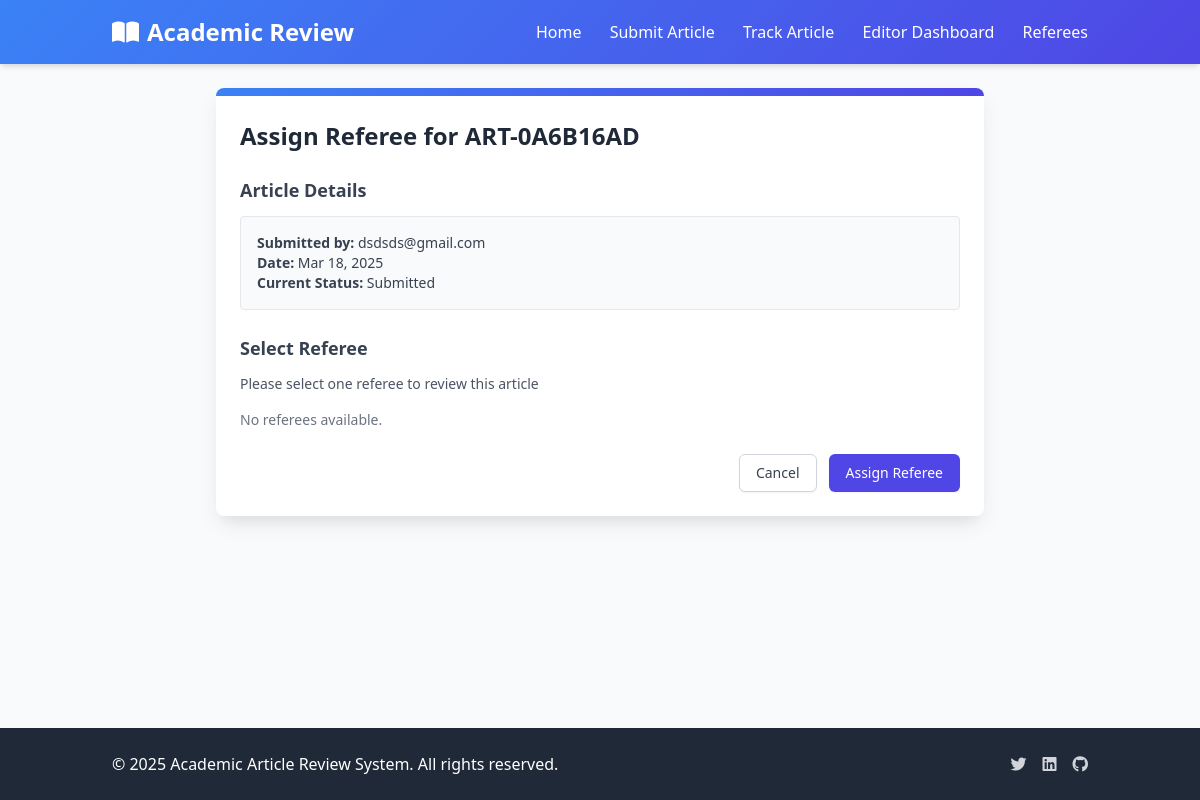
The page /editor/article/12/assign/ on the database its author committed.
### articles/models.py (models this page shows, shortened)
class Article(models.Model):
    STATUS_CHOICES = (
        ('submitted', 'Submitted'),
        ('under_review', 'Under Review'),
        ('revision_required', 'Revision Required'),
        ('accepted', 'Accepted'),
        ('rejected', 'Rejected'),
    )
    title = models.CharField(max_length=255, null=True, blank=True)
    tracking_code = models.CharField(max_length=20, unique=True, editable=False)
    email = models.EmailField()
    file = models.FileField(upload_to='articles/')
    anonymized_file = models.FileField(upload_to='anonymized_articles/', null=True, blank=True)
    status = models.CharField(max_length=50, choices=STATUS_CHOICES, default='submitted')
    submission_date = models.DateTimeField(auto_now_add=True)
    last_updated = models.DateTimeField(auto_now=True)
    referee = models.ForeignKey('Referee', on_delete=models.SET_NULL, null=True, blank=True, related_name='assigned_articles')
    extracted_authors = models.TextField(blank=True, null=True, help_text="Automatically extracted author names")
    extracted_institutions = models.TextField(blank=True, null=True, help_text="Automatically extracted institutions")
    extracted_keywords = models.TextField(blank=True, null=True, help_text="Automatically extracted keywords")
    anonymization_map = models.TextField(blank=True, null=True, help_text="JSON mapping of original text to anonymized text")
    is_anonymized = models.BooleanField(default=False, help_text="Whether the article has been anonymized")

### articles/views.py (the view, shortened to what this page needs)
# urls.py: path('editor/article/<int:article_id>/assign/', views.assign_referee, name='assign_referee'),
def assign_referee(request, article_id):
    article = get_object_or_404(Article, id=article_id)
    referees = Referee.objects.all()
    return render(request, 'articles/editor/assign_referee.html', {
        'article': article,
        'referees': referees
    })

### templates/articles/editor/assign_referee.html (shortened to what this page needs)
{% extends 'articles/base.html' %}
{% block content %}
<div class="max-w-3xl mx-auto">
    <div class="bg-white rounded-lg shadow-card overflow-hidden">
        <div class="gradient-bg h-2"></div>
        <div class="p-6">
            <h1 class="text-2xl font-bold mb-6 text-gray-800">Assign Referee for {{ article.tracking_code }}</h1>
            <form method="post" action="{% url 'assign_referee' article.id %}" autocomplete="false">
                <div class="mb-6">
                    <h2 class="text-lg font-semibold mb-3 text-gray-700">Article Details</h2>
                    <div class="bg-gray-50 p-4 rounded border border-gray-200">
                        <p class="text-sm text-gray-700"><strong>Submitted by:</strong> {{ article.email }}</p>
                        <p class="text-sm text-gray-700"><strong>Date:</strong> {{ article.submission_date|date:"M d, Y" }}</p>
                        <p class="text-sm text-gray-700"><strong>Current Status:</strong> {{ article.get_status_display }}</p>
                    </div>
                </div>
                <div class="mb-6">
                    <h2 class="text-lg font-semibold mb-3 text-gray-700">Select Referee</h2>
                    <p class="text-sm text-gray-600 mb-4">Please select one referee to review this article</p>
                    <div class="space-y-2">
                        {% for referee in referees %}
                        <div class="flex items-center">
                            <input type="radio" id="referee-{{ referee.id }}" name="referee" value="{{ referee.id }}"
                                {% if article.referee.id == referee.id %}checked{% endif %}
                                class="h-4 w-4 text-indigo-600 focus:ring-indigo-500 border-gray-300 rounded">
                            <label for="referee-{{ referee.id }}" class="ml-2 block text-sm text-gray-700">
                                {{ referee.user.username }}
                                {% if referee.user.email %}<span class="text-gray-500">({{ referee.user.email }})</span>{% endif %}
                            </label>
                        </div>
                        {% empty %}
                        <p class="text-sm text-gray-500">No referees available.</p>
                        {% endfor %}
                    </div>
                </div>
                <div class="flex justify-end">
                    <a href="{% url 'editor_dashboard' %}" class="mr-3 inline-flex items-center px-4 py-2 border border-gray-300 shadow-sm text-sm font-medium rounded-md text-gray-700 bg-white hover:bg-gray-50 focus:outline-none focus:ring-2 focus:ring-offset-2 focus:ring-indigo-500">
                        Cancel
                    </a>
                    <button type="submit" class="inline-flex items-center px-4 py-2 border border-transparent shadow-sm text-sm font-medium rounded-md text-white bg-indigo-600 hover:bg-indigo-700 focus:outline-none focus:ring-2 focus:ring-offset-2 focus:ring-indigo-500">
                        Assign Referee
                    </button>
                </div>
            </form>
        </div>
    </div>
</div>
{% endblock %}

### templates/articles/base.html (style rules this page uses)
.gradient-bg { background: linear-gradient(135deg, #3b82f6 0%, #4f46e5 100%); }
.shadow-card { box-shadow: 0 10px 25px -5px rgba(0, 0, 0, 0.1), 0 10px 10px -5px rgba(0, 0, 0, 0.04); }

### rows shown on the page
Article: tracking_code "ART-0A6B16AD", email "dsdsds@gmail.com", submission_date "Mar 18, 2025", status "Submitted"
